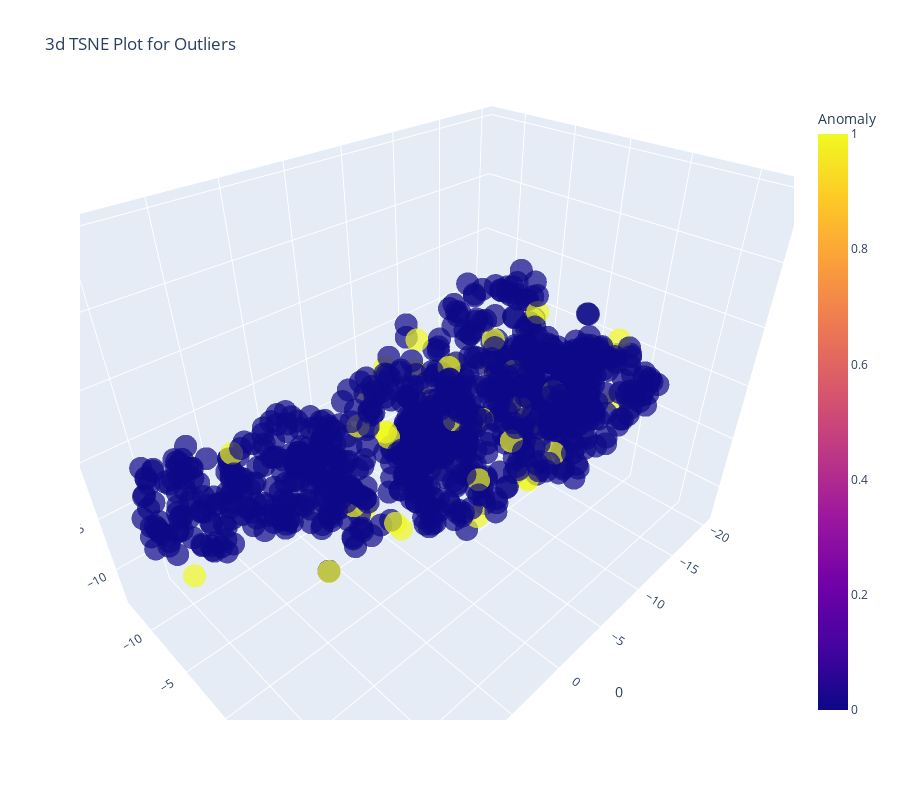

Notebook code cell kept with this figure:
### Markdown cell above
- Anomaly Detection 모듈의 `evaluate_model()` 함수는 모델의 성능을 분석하기 위해 2가지 기능을 제공한다.

- 위의 그래프를 `plot_model()` 함수를 사용하여 개별적으로 불러올 수 있다.

### Code cell
plot_model(iforest, plot = "tsne")

### Figure 1 — Plotly figure (JSON) as saved in the notebook; plotly's stock layout.template omitted (floating-point values rounded to 4 significant figures; data arrays with more than 128 entries replaced by an {"elided": "..."} marker saying what was removed)
{"data": [{"customdata": {"elided": "1000x1 float values"}, "hovertemplate": "0=%{x}<br>1=%{y}<br>2=%{z}<br>Feature=%{customdata[0]}<br>Anomaly=%{marker.color}<extra></extra>", "legendgroup": "", "marker": {"color": {"elided": "1000 int values"}, "coloraxis": "coloraxis", "opacity": 0.7, "symbol": "circle"}, "mode": "markers", "name": "", "scene": "scene", "showlegend": false, "type": "scatter3d", "x": {"elided": "1000 float values"}, "y": {"elided": "1000 float values"}, "z": {"elided": "1000 float values"}}], "layout": {"coloraxis": {"colorbar": {"title": {"text": "Anomaly"}}, "colorscale": [[0, "#0d0887"], [0.1111, "#46039f"], [0.2222, "#7201a8"], [0.3333, "#9c179e"], [0.4444, "#bd3786"], [0.5556, "#d8576b"], [0.6667, "#ed7953"], [0.7778, "#fb9f3a"], [0.8889, "#fdca26"], [1, "#f0f921"]]}, "height": 800, "legend": {"tracegroupgap": 0}, "scene": {"aspectmode": "auto", "aspectratio": {"x": 1.263, "y": 0.8493, "z": 0.9323}, "camera": {"center": {"x": 0, "y": 0, "z": 0}, "eye": {"x": 0.958, "y": 0.958, "z": 0.958}, "projection": {"type": "perspective"}, "up": {"x": 0, "y": 0, "z": 1}}, "domain": {"x": [0, 1], "y": [0, 1]}, "xaxis": {"title": {"text": "0"}, "type": "linear"}, "yaxis": {"title": {"text": "1"}, "type": "linear"}, "zaxis": {"title": {"text": "2"}, "type": "linear"}}, "title": {"text": "3d TSNE Plot for Outliers"}, "width": 900}}
